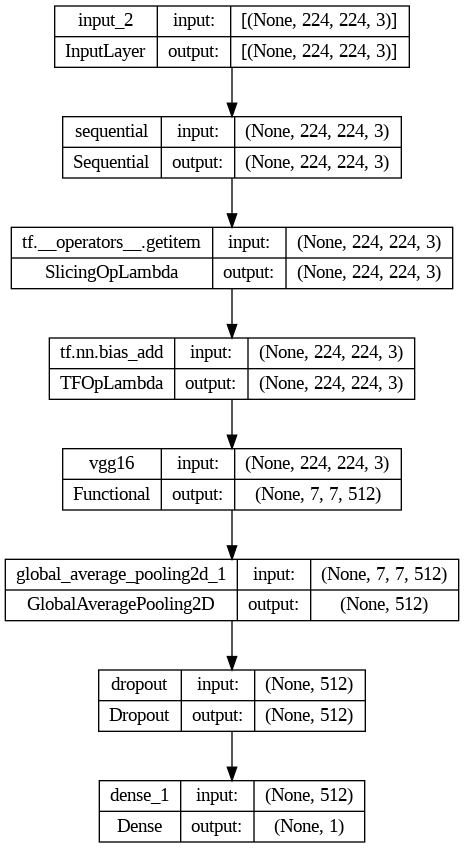

Here is the Python script that generated this plot:
# -*- coding: utf-8 -*-
"""Project_Final.ipynb

Automatically generated by Colaboratory.

Original file is located at
    https://colab.research.google.com/drive/1qU1QsfzYVSAetvDXWz1u7wDiO27RNLzt

# Phân loại chó mèo với thuật toán VGG-16
"""

import matplotlib.pyplot as plt
import numpy as np
import os
import tensorflow as tf

"""## Tải xuống dữ liệu"""

_URL = 'https://storage.googleapis.com/mledu-datasets/cats_and_dogs_filtered.zip'
path_to_zip = tf.keras.utils.get_file('cats_and_dogs.zip', origin = _URL, extract = True)
PATH = os.path.join(os.path.dirname(path_to_zip), 'cats_and_dogs_filtered')

train_dir = os.path.join(PATH, 'train')
validation_dir = os.path.join(PATH, 'validation')

BATCH_SIZE = 32
IMG_SIZE = (224, 224)

train_dataset = tf.keras.utils.image_dataset_from_directory(train_dir,
                                                            shuffle = True,
                                                            batch_size = BATCH_SIZE,
                                                            image_size = IMG_SIZE)

validation_dataset = tf.keras.utils.image_dataset_from_directory(validation_dir,
                                                                 shuffle = True,
                                                                 batch_size = BATCH_SIZE,
                                                                 image_size = IMG_SIZE)

"""Show the first nine images and labels from the training set:"""

class_names = train_dataset.class_names
class_names

class_names = train_dataset.class_names

plt.figure(figsize = (10, 10))
for images, labels in train_dataset.take(1):
  for i in range(9):
    ax = plt.subplot(3, 3, i + 1)
    plt.imshow(images[i].numpy().astype("uint8"))
    plt.title(class_names[labels[i]])
    plt.axis("off")

val_batches = tf.data.experimental.cardinality(validation_dataset)
test_dataset = validation_dataset.take(val_batches // 5)
validation_dataset = validation_dataset.skip(val_batches // 5)

print('Number of validation batches: %d' % tf.data.experimental.cardinality(validation_dataset))
print('Number of test batches: %d' % tf.data.experimental.cardinality(test_dataset))

"""## Tiền xử lý dữ liệu

### Định cấu hình tập dữ liệu để thực hiện
"""

AUTOTUNE = tf.data.AUTOTUNE

train_dataset = train_dataset.prefetch(buffer_size = AUTOTUNE)
validation_dataset = validation_dataset.prefetch(buffer_size = AUTOTUNE)
test_dataset = test_dataset.prefetch(buffer_size = AUTOTUNE)

"""### Sử dụng tính năng tăng cường dữ liệu"""

data_augmentation = tf.keras.Sequential(
    [
        tf.keras.layers.experimental.preprocessing.RandomFlip("horizontal"),
        tf.keras.layers.experimental.preprocessing.RandomRotation(0.1),
        tf.keras.layers.experimental.preprocessing.RandomZoom(0.2)
    ]
)

"""Let's repeatedly apply these layers to the same image and see the result."""

for image, _ in train_dataset.take(1):
  plt.figure(figsize = (10, 10))
  first_image = image[0]
  for i in range(9):
    ax = plt.subplot(3, 3, i + 1)
    augmented_image = data_augmentation(tf.expand_dims(first_image, 0))
    plt.imshow(augmented_image[0] / 255)
    plt.axis('off')

"""### Chuẩn hóa dữ liệu"""

preprocess_input = tf.keras.applications.vgg16.preprocess_input

rescale = tf.keras.layers.Rescaling(1./127.5, offset = -1)

base_model = tf.keras.applications.VGG16(input_shape = (224, 224, 3),
                                         include_top = False,
                                         weights = 'imagenet')

image_batch, label_batch = next(iter(train_dataset))
feature_batch = base_model(image_batch)
print(feature_batch.shape)

"""## Trích xuất đặc trưng

### Đóng băng cơ sở tích chập
"""

for layer in base_model.layers:
    layer.trainable = False

"""### Thêm lớp phân loại"""

global_average_layer = tf.keras.layers.GlobalAveragePooling2D()
feature_batch_average = global_average_layer(feature_batch)
print(feature_batch_average.shape)

prediction_layer = tf.keras.layers.Dense(1)
prediction_batch = prediction_layer(feature_batch_average)
print(prediction_batch.shape)

inputs = tf.keras.Input(shape = (224, 224, 3))
x = data_augmentation(inputs)
x = preprocess_input(x)
x = base_model(x, training = False)
x = tf.keras.layers.GlobalAveragePooling2D()(x)
x = tf.keras.layers.Dropout(0.2)(x)
outputs = tf.keras.layers.Dense(1)(x)
model = tf.keras.Model(inputs, outputs)

model.summary()

len(model.trainable_variables)

tf.keras.utils.plot_model(model, show_shapes = True)

"""### Biên dịch mô hình"""

base_learning_rate = 0.0001

model.compile(optimizer = tf.keras.optimizers.Adam(learning_rate = base_learning_rate),
              loss = tf.keras.losses.BinaryCrossentropy(from_logits = True),
              metrics = [tf.keras.metrics.BinaryAccuracy(threshold = 0,
                                                  name = 'accuracy')])

callbacks = [tf.keras.callbacks.ModelCheckpoint(filepath = 'fine_tuning.hdf5',
                                                save_best_only = True,
                                                monitor = 'val_loss',
                                                patience = 5)]

"""### Huấn luyện mô hình

"""

initial_epochs = 20

history = model.fit(train_dataset,
                    epochs = initial_epochs,
                    validation_data = validation_dataset)

"""### Đường cong học tập"""

acc = history.history['accuracy']
val_acc = history.history['val_accuracy']

loss = history.history['loss']
val_loss = history.history['val_loss']

plt.figure(figsize = (8, 8))
plt.subplot(2, 1, 1)
plt.plot(acc, label = 'Training Accuracy')
plt.plot(val_acc, label = 'Validation Accuracy')
plt.legend(loc = 'lower right')
plt.ylabel('Accuracy')
plt.ylim([min(plt.ylim()), 1])
plt.title('Training and Validation Accuracy')

plt.subplot(2, 1, 2)
plt.plot(loss, label = 'Training Loss')
plt.plot(val_loss, label = 'Validation Loss')
plt.legend(loc = 'upper right')
plt.ylabel('Cross Entropy')
plt.ylim([0, 1.0])
plt.title('Training and Validation Loss')
plt.xlabel('epoch')
plt.show()

"""## Tinh chỉnh mô hình

### Hủy đóng băng các lớp trên cùng của mô hình
"""

base_model.trainable = True

print("Number of layers in the base model: ", len(base_model.layers))

fine_tune_at = -4

for layer in base_model.layers[:fine_tune_at]:
    layer.trainable = False

"""### Biên dịch mô hình"""

model.compile(loss = tf.keras.losses.BinaryCrossentropy(from_logits = True),
              optimizer = tf.keras.optimizers.RMSprop(learning_rate = base_learning_rate / 10),
              metrics = [tf.keras.metrics.BinaryAccuracy(threshold = 0, name = 'accuracy')])


callbacks = [tf.keras.callbacks.ModelCheckpoint(filepath = 'fine_tuning.hdf5',
                                                save_best_only = True,
                                                monitor = 'val_loss',
                                                patience = 5)]

model.summary()

len(model.trainable_variables)

"""### Tiếp tục huấn luyện mô hình"""

fine_tune_epochs = 20
total_epochs =  initial_epochs + fine_tune_epochs

history_fine = model.fit(train_dataset,
                         epochs = total_epochs,
                         initial_epoch = history.epoch[-1],
                         validation_data = validation_dataset,
                         callbacks = callbacks)

"""### Đường cong học tập"""

acc += history_fine.history['accuracy']
val_acc += history_fine.history['val_accuracy']

loss += history_fine.history['loss']
val_loss += history_fine.history['val_loss']

plt.figure(figsize = (8, 8))
plt.subplot(2, 1, 1)
plt.plot(acc, label = 'Training Accuracy')
plt.plot(val_acc, label = 'Validation Accuracy')
plt.ylim([0.8, 1])
plt.plot([initial_epochs - 1, initial_epochs - 1],
          plt.ylim(), label = 'Start Fine Tuning')
plt.legend(loc = 'lower right')
plt.title('Training and Validation Accuracy')

plt.subplot(2, 1, 2)
plt.plot(loss, label = 'Training Loss')
plt.plot(val_loss, label = 'Validation Loss')
plt.ylim([0, 1.0])
plt.plot([initial_epochs - 1, initial_epochs - 1],
         plt.ylim(), label = 'Start Fine Tuning')
plt.legend(loc = 'upper right')
plt.title('Training and Validation Loss')
plt.xlabel('epoch')
plt.show()

model.save('vgg16.h5')

"""### Đánh giá và dự đoán"""

loss, accuracy = model.evaluate(test_dataset)
print('Test accuracy :', accuracy)

image_batch, label_batch = test_dataset.as_numpy_iterator().next()
predictions = model.predict_on_batch(image_batch).flatten()

predictions = tf.nn.sigmoid(predictions)
predictions = tf.where(predictions < 0.5, 0, 1)

print('Predictions:\n', predictions.numpy())
print('Labels:\n', label_batch)

plt.figure(figsize = (10, 10))
for i in range(9):
  ax = plt.subplot(3, 3, i + 1)
  plt.imshow(image_batch[i].astype("uint8"))
  plt.title(class_names[predictions[i]])
  plt.axis("off")

import tensorflow as tf
import streamlit as st
from PIL import Image, ImageOps

def import_and_predict(image_data, model):
    size = (224, 224)
    image = ImageOps.fit(image_data, size, Image.ANTIALIAS)
    img_array = tf.keras.utils.img_to_array(image)
    img_array = tf.expand_dims(img_array, 0)

    predictions = model.predict(img_array)
    if predictions[0][0] >= 0.5:
        st.header("Dự đoán là Chó")
    else:
        st.header("Dự đoán là Mèo")
